Frame 1 (no input): blank canvas, image omitted
Frame 60 (the mouse pressed at the canvas centre just before this capture): blank canvas, image omitted
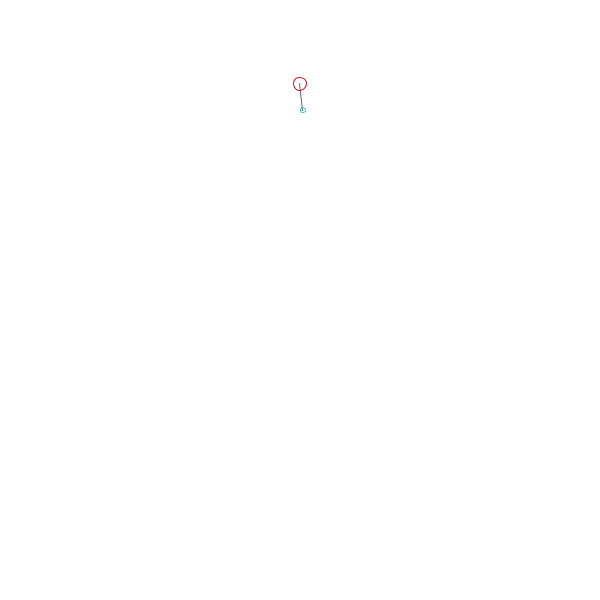
Frame 120 (the mouse held since frame 60 and released just before this capture)

The Processing sketch whose frames 1 and 60 were blank and that drew this single picture after the mouse press (run headless with seeded random() and noise(); from frame 60 on, the mouse is pressed at the canvas centre):

// Processing sketch: spring_example
// ── spring_example.pde
PVector leader;
PVector leadSpd;
PVector follower;
PVector followerSpd;
float springing = .01;
float springDamping = .99;

void setup() {
  size(600, 600);
  noFill();
  smooth();
  leader = new PVector();
  leadSpd = new PVector(random(-1.5, 1.5), random(-1.5, 1.5));
  follower = new PVector();
  followerSpd = new PVector();
}

void draw() {
  background(255);
  translate(width/2, height/2);
  lead();
  follow();
  render();
  constrainBounds();
}

void lead() {
  leadSpd.add(new PVector(random(-.2, .2), random(-.2, .2)));
  leader.add(leadSpd);
}
void follow() {
  //move center point
  float deltaX = leader.x-follower.x;
  float deltaY = leader.y-follower.y;


  // create springing effect
  deltaX *= springing;
  deltaY *= springing;
  followerSpd.x += deltaX;
  followerSpd.y += deltaY;

  // move predator's center
  follower.x +=  followerSpd.x;
  follower.y +=  followerSpd.y;

  // slow down springing
  followerSpd.x *= springDamping;
  followerSpd.y *= springDamping;
}

void render() {
  stroke(100, 255);
  line(leader.x, leader.y, follower.x, follower.y);

  stroke(50, 200, 200, 255);
  ellipse(leader.x, leader.y, 5, 5);
  //fill(15, 170, 255);
  stroke(200, 20, 20, 255);
  ellipse(follower.x, follower.y, 13, 13);
}

void constrainBounds() {
  if (leader.x > 200) {
    leader.x = 200;
    leadSpd.x*=-1;
  } 
  else if (leader.x < -200) {
    leader.x = -200;
    leadSpd.x*=-1;
  }

  if (leader.y > 200) {
    leader.y = 200;
    leadSpd.y*=-1;
  } 
  else if (leader.y < -200) {
    leader.y = -200;
    leadSpd.y*=-1;
  }
}
